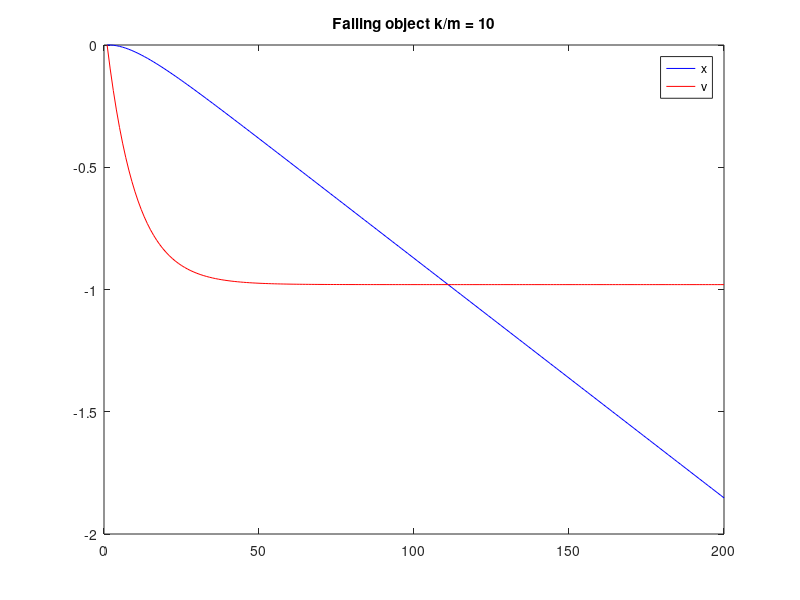

The MATLAB script that drew this image:
% falling.m
x0 = 0.0;
v0 = 0.0;
TMAX = 200;
x = zeros(1,TMAX);
V = zeros(1,TMAX);
g=9.8;
m=1.0;
k=10.0;
x(1) = x0;
v(1) = v0;
dt=0.01;
for t=2:TMAX,
    x(t) = x(t-1)+(v(t-1))*dt;
    v(t) = v(t-1)+(-(k/m)*(v(t-1))-g)*dt;
end
figure();
plot(x,'b'); hold on;
title(['Falling object k/m = ' num2str(k/m)]);
plot(v,'r')
legend('x','v'); hold off